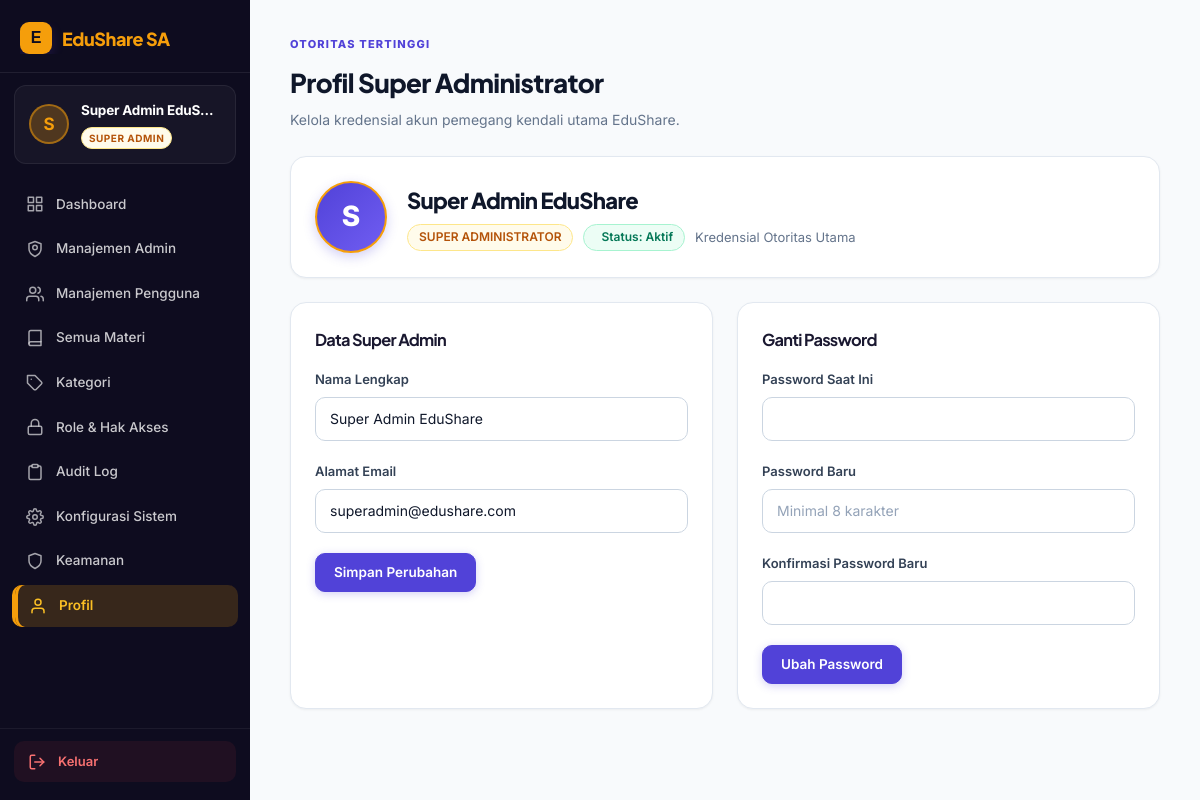
/superadmin/profil.php (signed in), run on the app's committed database.
### tables this page shows
CREATE TABLE `users` (
  `id_user` int(11) NOT NULL AUTO_INCREMENT,
  `nama` varchar(100) NOT NULL,
  `email` varchar(150) NOT NULL,
  `password` varchar(255) NOT NULL,
  `role` enum('user','admin','super_admin') NOT NULL DEFAULT 'user',
  `status` enum('active','inactive','suspended') NOT NULL DEFAULT 'active',
  `last_login_at` datetime DEFAULT NULL,
  `created_by` int(11) DEFAULT NULL,
  `created_at` datetime NOT NULL DEFAULT current_timestamp(),
  `updated_at` datetime DEFAULT NULL ON UPDATE current_timestamp(),
  PRIMARY KEY (`id_user`),
  UNIQUE KEY `email` (`email`),
  KEY `idx_users_role_status` (`role`,`status`),
  KEY `idx_users_created_by` (`created_by`),
  CONSTRAINT `fk_users_created_by` FOREIGN KEY (`created_by`) REFERENCES `users` (`id_user`) ON DELETE SET NULL
);

### includes/helpers.php (called while the page is built, shortened)
<?php
if (!function_exists('e')) {
    function e(mixed $value): string
    {
        return htmlspecialchars((string)$value, ENT_QUOTES | ENT_SUBSTITUTE, 'UTF-8');
    }
}
if (!function_exists('url')) {
    function url(string $path = ''): string
    {
        return BASE_URL . '/' . ltrim($path, '/');
    }
}

### superadmin/profil.php (the view, shortened to what this page needs)
<?php
$user = current_user();
$superAdminId = (int)$user['id_user'];
$pdo = db();
$stmt = $pdo->prepare("SELECT * FROM users WHERE id_user = ?");
$stmt->execute([$superAdminId]);
$profile = $stmt->fetch();
?>
<!DOCTYPE html>
<html lang="id">
<head>
<link rel="stylesheet" href="<?= e(url('assets/css/style.css')) ?>">
<link rel="stylesheet" href="<?= e(url('assets/css/dashboard.css')) ?>">
</head>
<body>
<div class="dashboard-layout">
<?php include __DIR__ . '/../partials/sidebar_superadmin.php'; ?>
<main class="content-area">
    <div class="panel-header">
        <div>
            <span class="eyebrow" style="color:var(--gold);">OTORITAS TERTINGGI</span>
            <h1>Profil Super Administrator</h1>
            <p>Kelola kredensial akun pemegang kendali utama EduShare.</p>
        </div>
    </div>
    <div class="card profile-header-card" style="border-color: #fde68a;">
        <div class="profile-header-main">
            <div class="profile-avatar-large" style="background: linear-gradient(135deg, #1e1b4b 0%, #312e81 100%); border: 2px solid #f59e0b; color: #fbbf24;">
                <?= strtoupper(substr($profile['nama'], 0, 1)) ?>
            </div>
            <div class="profile-meta-info">
                <h2><?= e($profile['nama']) ?></h2>
                <div class="profile-tags">
                    <span class="badge badge-warning">SUPER ADMINISTRATOR</span>
                    <span class="badge badge-success"><span class="status-dot"></span>Status: Aktif</span>
                    <span class="profile-date">Kredensial Otoritas Utama</span>
                </div>
            </div>
        </div>
    </div>
    <div style="display:grid; grid-template-columns: repeat(auto-fit, minmax(320px, 1fr)); gap: 24px;">
        <div class="card card-form">
            <h3 style="margin-top:0; margin-bottom:16px;">Data Super Admin</h3>
            <form method="post">
                <div class="form-group">
                    <label for="nama">Nama Lengkap</label>
                    <input type="text" id="nama" name="nama" class="form-control" value="<?= e($profile['nama']) ?>" required maxlength="100">
                </div>
                <div class="form-group">
                    <label for="email">Alamat Email</label>
                    <input type="email" id="email" name="email" class="form-control" value="<?= e($profile['email']) ?>" required maxlength="150">
                </div>
                <button type="submit" class="btn btn-primary" style="background:#1e1b4b; border-color:#3730a3;">Simpan Perubahan</button>
            </form>
        </div>
        <div class="card card-form">
            <h3 style="margin-top:0; margin-bottom:16px;">Ganti Password</h3>
            <form method="post">
                <div class="form-group">
                    <label for="current_password">Password Saat Ini</label>
                    <input type="password" id="current_password" name="current_password" class="form-control" required>
                </div>
                <div class="form-group">
                    <label for="new_password">Password Baru</label>
                    <input type="password" id="new_password" name="new_password" class="form-control" required placeholder="Minimal 8 karakter">
                </div>
                <div class="form-group">
                    <label for="confirm_password">Konfirmasi Password Baru</label>
                    <input type="password" id="confirm_password" name="confirm_password" class="form-control" required>
                </div>
                <button type="submit" class="btn btn-primary">Ubah Password</button>
            </form>
        </div>
    </div>
</main>
</div>
</body>
</html>

### assets/css/style.css (style rules this page uses)
* { box-sizing:border-box }
:root { --purple:#673de6;--purple-dark:#4f2ac8;--lavender:#f3efff;--ink:#242238;--muted:#77758b;--line:#eceaf2;--bg:#fff }
body { margin:0;color:var(--ink);font-family:'DM Sans',sans-serif;background:#fff;font-size:15px }
button,input,textarea,select { font:inherit }
.btn { border:0;border-radius:10px;padding:13px 20px;display:inline-flex;justify-content:center;align-items:center;gap:10px;font-weight:700;font-size:13px;cursor:pointer;transition:.2s }
.btn-primary { background:var(--purple);color:white;box-shadow:0 7px 16px #673de62b }
.eyebrow { font-size:10px;font-weight:800;letter-spacing:1.7px;color:var(--purple) }
h1,h2,h3 { font-family:'Plus Jakarta Sans',sans-serif;letter-spacing:-.7px }

### data on the page
users: nama "S", nama "Super Admin EduShare", email "superadmin@edushare.com"

### other printed values
$saFirstLetter "S"
$sidebarUser['nama'] "Super Admin EduS…"
